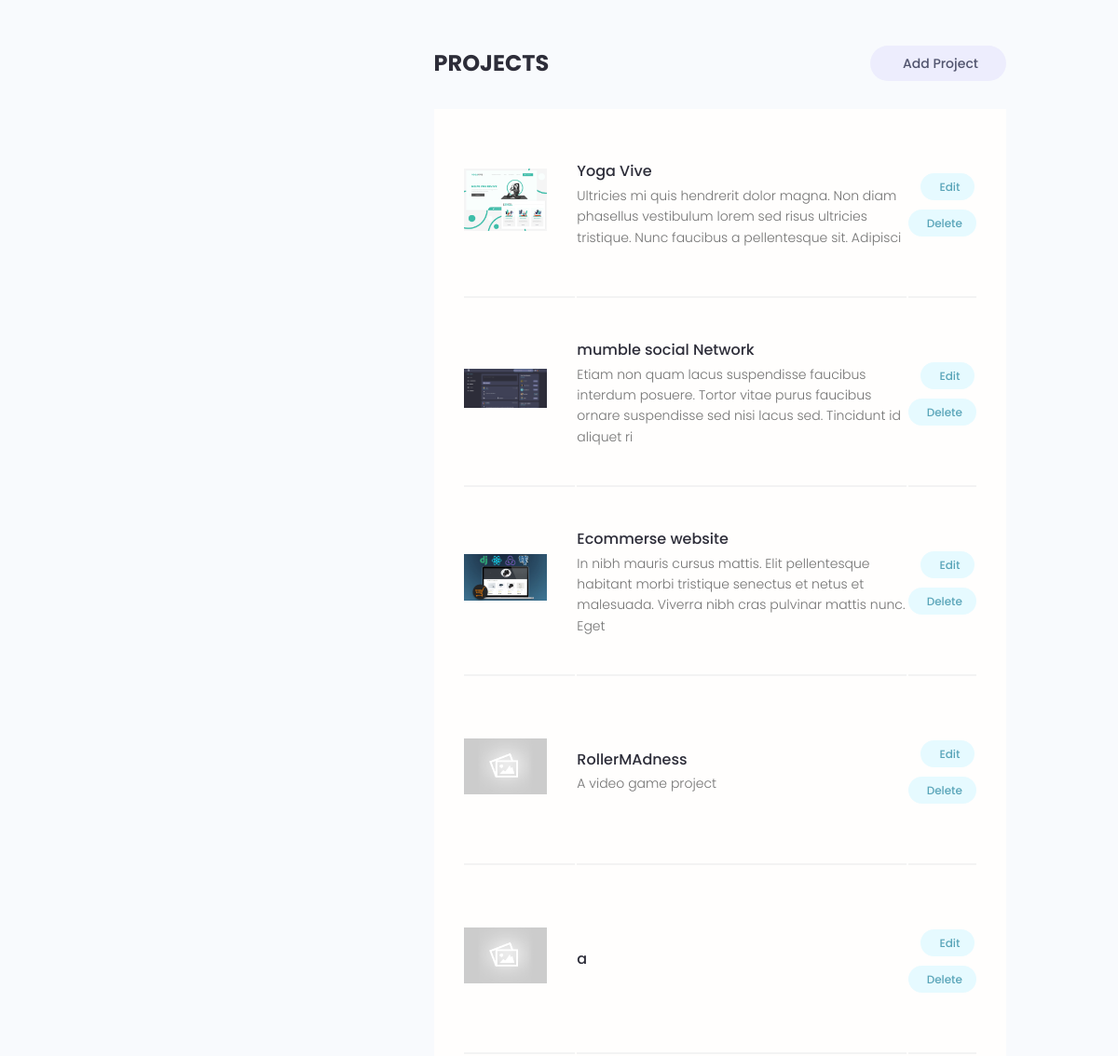
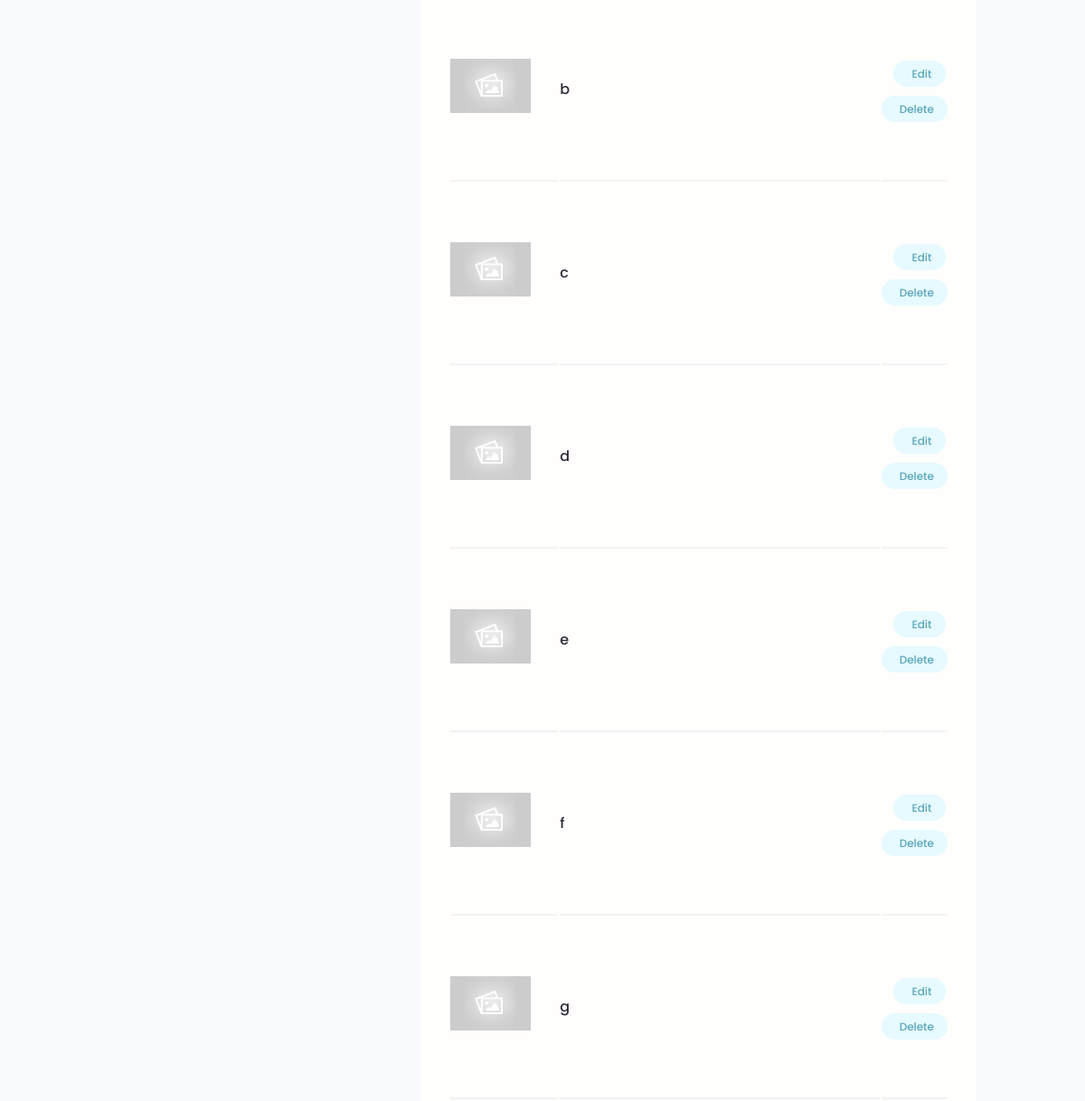
Page /account/ (signed in, middle part) on the earlier database version (2 pictures, top to bottom).
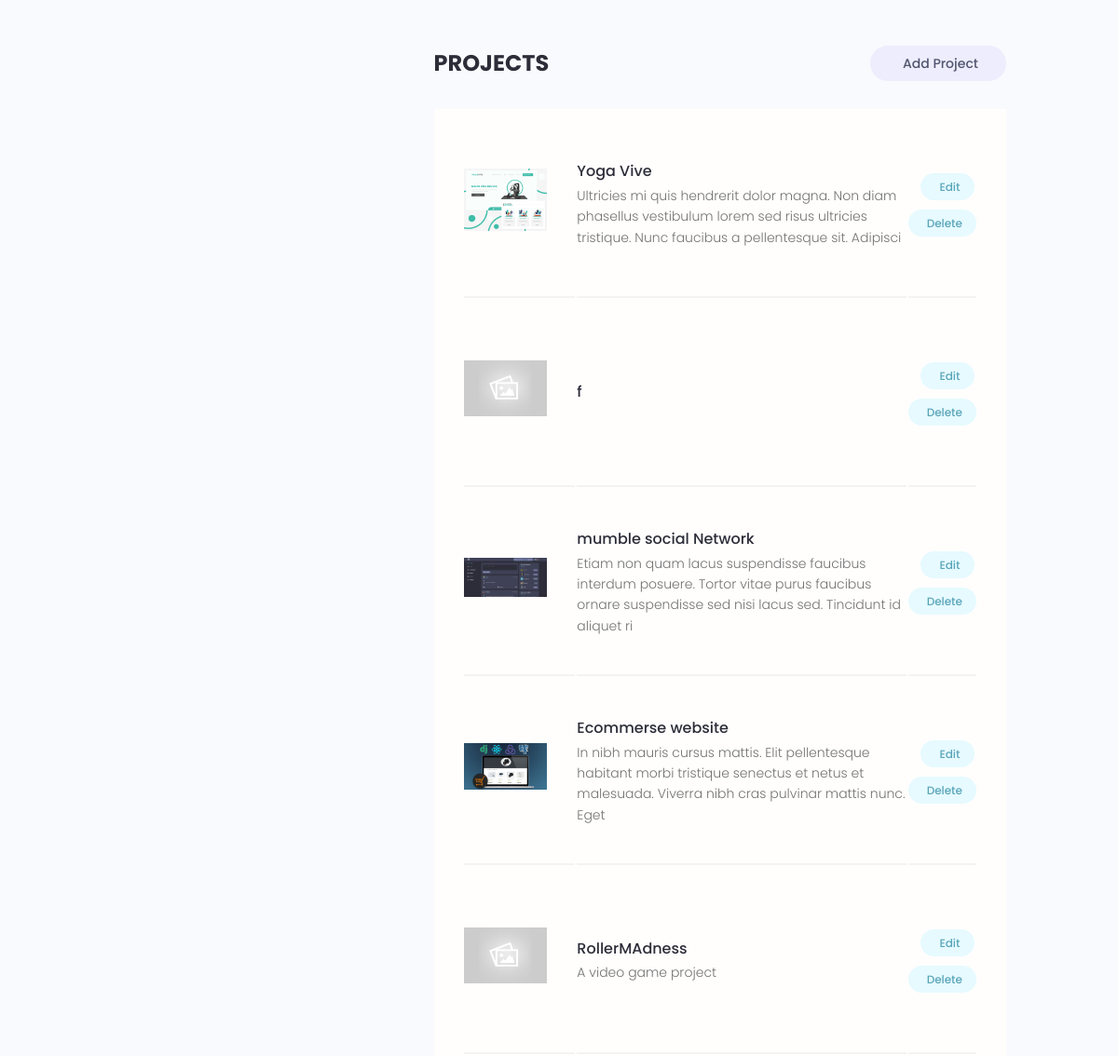
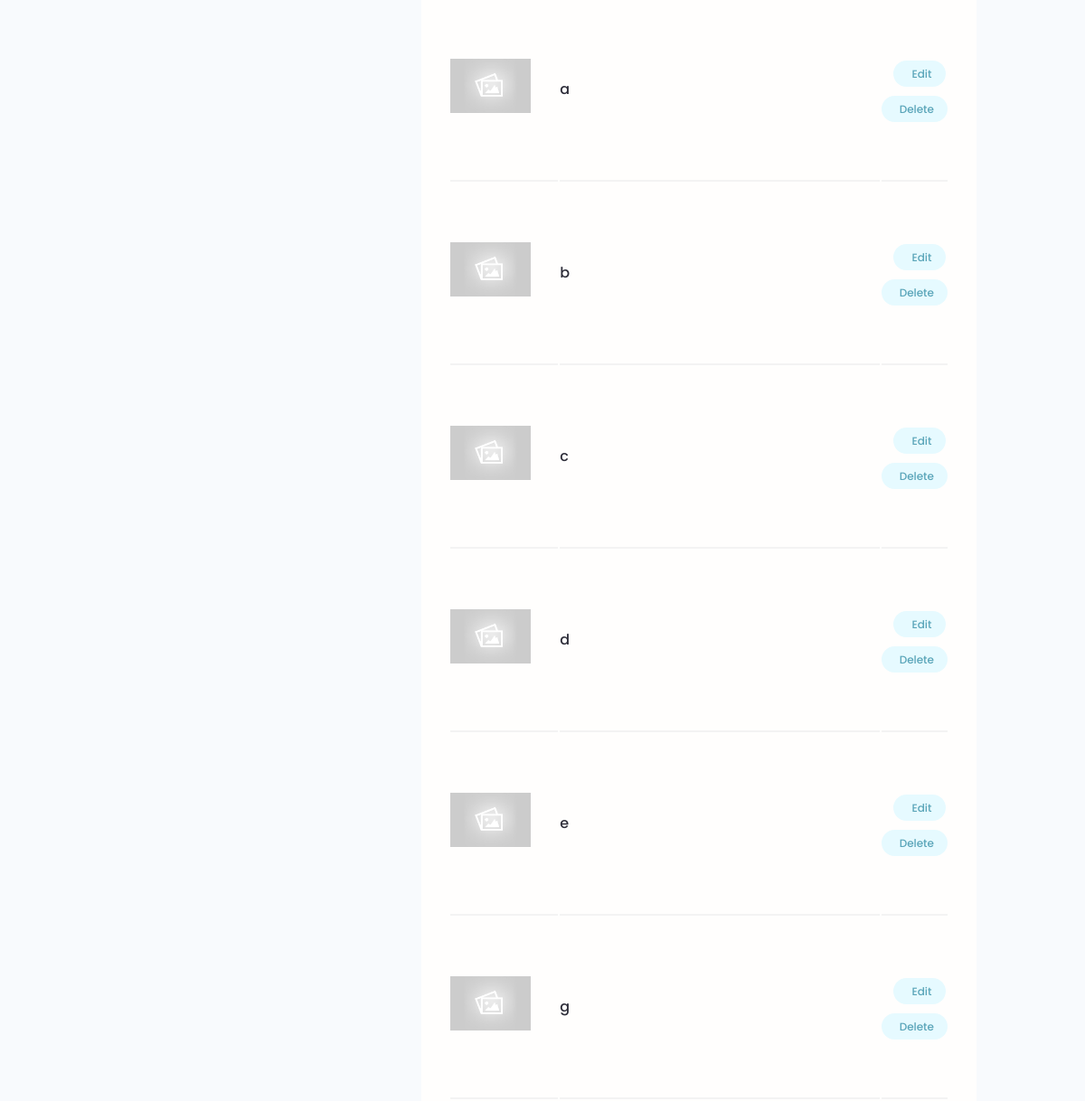
Same page on the later database version (2 pictures, top to bottom).
### projects/models.py (models this page shows, shortened)
class Project(models.Model):
    owner =models.ForeignKey(Profiles, null=True , blank= True , on_delete=models.SET_NULL)
    title = models.CharField(max_length=200)
    description = models.TextField(null=True,blank=True)
    featured_image=models.ImageField(null=True,blank=True,default='default.jpg')
    demo_link = models.CharField(max_length=2000 , null=True , blank=True)
    source_link = models.CharField(max_length=2000,null=True,blank=True)
    tags=models.ManyToManyField('Tag',blank=True)
    vote_total = models.IntegerField(default=0 ,null= True,blank=True)
    vote_ratio = models.IntegerField(default=0 ,null= True,blank=True)
    created = models.DateTimeField(auto_now_add=True)
    id = models.UUIDField(default=uuid.uuid4,unique=True,primary_key=True,editable=False)
    class Meta:
        ordering=['-vote_ratio','-vote_total','title']

### users/views.py (the view)
# urls.py: path('account/',views.userAccount, name="account"),
@login_required(login_url='login')
def userAccount(request):
    profile = request.user.profiles
    skills = profile.skill_set.all()
    projects = profile.project_set.all()
    context={'profile':profile , 'skills':skills , 'projects':projects}
    return render(request , 'users/account.html', context )

### users/templates/users/account.html (shortened to what this page needs)
{% extends "main.html" %}
{% block content %}
  <main class="settingsPage profile my-md">
    <div class="container">
      <div class="layout">
        <div class="column column--1of3">
        </div>
        <div class="column column--2of3">
          <div class="settings">
            <h3 class="settings__title">Projects</h3>
            <a class="tag tag--pill tag--sub settings__btn tag--lg" href="{% url 'create-project' %}"> Add Project</a>
          </div>
          <table class="settings__table">
            {% for project in projects %}
            <tr>
              <td class="settings__thumbnail">
                <a href="{% url 'project' project.id %}"><img src="{{project.featured_image.url}}" alt="Project Thumbnail" /></a>
              </td>
              <td class="settings__tableInfo">
                <a href="{% url 'project' project.id %}">{{project.title}}</a>
                <p>
                  {{project.description|slice:"150"}}
                </p>
              </td>
              <td class="settings__tableActions">
                <a class="tag tag--pill tag--main settings__btn" href="{% url 'update-project' project.id %}"> Edit</a>
                <a class="tag tag--pill tag--main settings__btn" href="{% url 'delete-project' project.id %}?next=/account">
                  Delete</a>
              </td>
            </tr>
            {% endfor %}
          </table>
        </div>
      </div>
    </div>
  </main>
  {% endblock %}

Differences in the rows shown:
changed Project (number 2 of 11 on the later page): moves up the list
